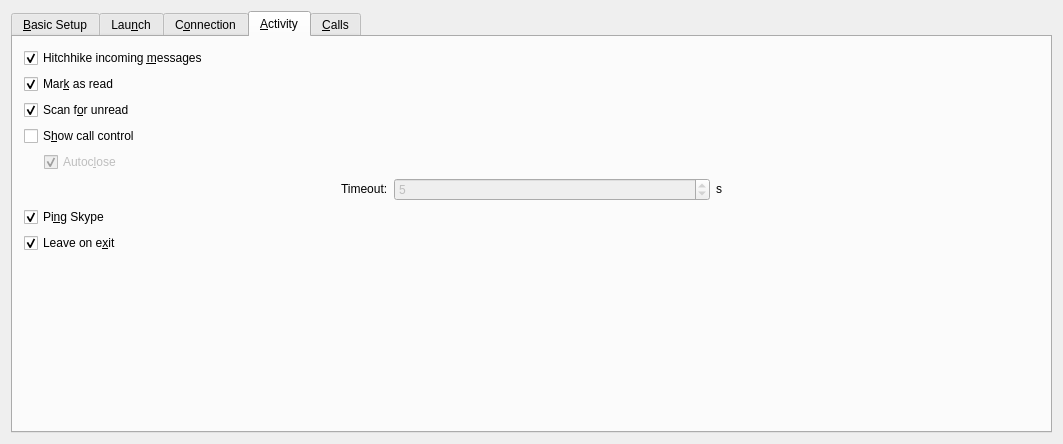
<ui version="4.0" >
 <class>SkypeEditAccountBase</class>
 <widget class="QWidget" name="SkypeEditAccountBase" >
  <property name="geometry" >
   <rect>
    <x>0</x>
    <y>0</y>
    <width>1063</width>
    <height>444</height>
   </rect>
  </property>
  <property name="sizePolicy" >
   <sizepolicy vsizetype="Expanding" hsizetype="Expanding" >
    <horstretch>0</horstretch>
    <verstretch>0</verstretch>
   </sizepolicy>
  </property>
  <property name="toolTip" >
   <string>If you have problems with arts and sound, you can use this to turn off arts for the call only. There are scripts duing this bundled with the kopete plugin (somewhere in you kde_folder/share/apps/kopete_skype) you can use.</string>
  </property>
  <layout class="QVBoxLayout" >
   <item>
    <widget class="QTabWidget" name="TabWidget" >
     <property name="sizePolicy" >
      <sizepolicy vsizetype="Minimum" hsizetype="Minimum" >
       <horstretch>0</horstretch>
       <verstretch>0</verstretch>
      </sizepolicy>
     </property>
     <property name="currentIndex" >
      <number>3</number>
     </property>
     <widget class="QWidget" name="tab" >
      <attribute name="title" >
       <string>&amp;Basic Setup</string>
      </attribute>
      <layout class="QVBoxLayout" >
       <item>
        <widget class="Q3GroupBox" name="groupBox1" >
         <property name="title" >
          <string>Account Information</string>
         </property>
         <layout class="QVBoxLayout" >
          <item>
           <layout class="QHBoxLayout" >
            <item>
             <widget class="QCheckBox" name="excludeCheck" >
              <property name="whatsThis" >
               <string>Check this if you do not want to connect with other protocols</string>
              </property>
              <property name="text" >
               <string>E&amp;xclude from connection</string>
              </property>
             </widget>
            </item>
            <item>
             <spacer name="spacer7" >
              <property name="orientation" >
               <enum>Qt::Horizontal</enum>
              </property>
              <property name="sizeType" >
               <enum>QSizePolicy::Expanding</enum>
              </property>
              <property name="sizeHint" stdset="0" >
               <size>
                <width>71</width>
                <height>20</height>
               </size>
              </property>
             </spacer>
            </item>
           </layout>
          </item>
         </layout>
        </widget>
       </item>
       <item>
        <widget class="Q3GroupBox" name="groupBox3" >
         <property name="title" >
          <string>Important Note</string>
         </property>
         <layout class="QVBoxLayout" >
          <item>
           <widget class="QLabel" name="textLabel3" >
            <property name="sizePolicy" >
             <sizepolicy vsizetype="Preferred" hsizetype="Preferred" >
              <horstretch>0</horstretch>
              <verstretch>0</verstretch>
             </sizepolicy>
            </property>
            <property name="frameShape" >
             <enum>QFrame::NoFrame</enum>
            </property>
            <property name="frameShadow" >
             <enum>QFrame::Plain</enum>
            </property>
            <property name="lineWidth" >
             <number>0</number>
            </property>
            <property name="text" >
             <string>&lt;p align="left">This is just a bridge to external running skype. This hase some consequences, like you need running instance of skype and thet only one skype account is possible&lt;/p></string>
            </property>
            <property name="textFormat" >
             <enum>Qt::AutoText</enum>
            </property>
            <property name="wordWrap" >
             <bool>false</bool>
            </property>
           </widget>
          </item>
         </layout>
        </widget>
       </item>
       <item>
        <spacer name="spacer10_2" >
         <property name="orientation" >
          <enum>Qt::Vertical</enum>
         </property>
         <property name="sizeType" >
          <enum>QSizePolicy::MinimumExpanding</enum>
         </property>
         <property name="sizeHint" stdset="0" >
          <size>
           <width>20</width>
           <height>0</height>
          </size>
         </property>
        </spacer>
       </item>
      </layout>
     </widget>
     <widget class="QWidget" name="TabPage" >
      <attribute name="title" >
       <string>Lau&amp;nch</string>
      </attribute>
      <layout class="QVBoxLayout" >
       <item>
        <widget class="Q3ButtonGroup" name="LaunchGroup" >
         <property name="whatsThis" >
          <string>You can set weather and when should kopete launch skype.</string>
         </property>
         <property name="title" >
          <string>Launch Skype</string>
         </property>
         <property name="selectedId" stdset="0" >
          <number>0</number>
         </property>
         <layout class="QVBoxLayout" >
          <item>
           <widget class="QRadioButton" name="LaunchNeededRadio" >
            <property name="text" >
             <string>When &amp;not running</string>
            </property>
            <property name="checked" >
             <bool>true</bool>
            </property>
           </widget>
          </item>
          <item>
           <widget class="QRadioButton" name="LaunchNeverRadio" >
            <property name="text" >
             <string>N&amp;ever</string>
            </property>
           </widget>
          </item>
         </layout>
        </widget>
       </item>
       <item>
        <layout class="QHBoxLayout" >
         <item>
          <widget class="QLabel" name="textLabel1" >
           <property name="text" >
            <string>Command:</string>
           </property>
           <property name="wordWrap" >
            <bool>false</bool>
           </property>
          </widget>
         </item>
         <item>
          <widget class="QLineEdit" name="CommandEdit" >
           <property name="text" >
            <string>skype</string>
           </property>
          </widget>
         </item>
        </layout>
       </item>
       <item>
        <layout class="QHBoxLayout" >
         <item>
          <widget class="QLabel" name="textLabel1_4" >
           <property name="text" >
            <string>Launch timeout:</string>
           </property>
           <property name="wordWrap" >
            <bool>false</bool>
           </property>
          </widget>
         </item>
         <item>
          <widget class="QSpinBox" name="LaunchSpin" >
           <property name="minimum" >
            <number>3</number>
           </property>
           <property name="maximum" >
            <number>60</number>
           </property>
           <property name="value" >
            <number>30</number>
           </property>
          </widget>
         </item>
         <item>
          <widget class="QLabel" name="textLabel2_3" >
           <property name="text" >
            <string>s</string>
           </property>
           <property name="wordWrap" >
            <bool>false</bool>
           </property>
          </widget>
         </item>
         <item>
          <spacer name="spacer23" >
           <property name="orientation" >
            <enum>Qt::Horizontal</enum>
           </property>
           <property name="sizeType" >
            <enum>QSizePolicy::Expanding</enum>
           </property>
           <property name="sizeHint" stdset="0" >
            <size>
             <width>151</width>
             <height>20</height>
            </size>
           </property>
          </spacer>
         </item>
        </layout>
       </item>
       <item>
        <widget class="QCheckBox" name="DBusCheck" >
         <property name="enabled" >
          <bool>false</bool>
         </property>
         <property name="toolTip" >
          <string>Launches DBus when not running</string>
         </property>
         <property name="whatsThis" >
          <string>This will start session DBus if connection is set to session and it is not running. The prefered way is to set it in startup script, thought, so this if off by default.</string>
         </property>
         <property name="text" >
          <string>Laun&amp;ch DBus</string>
         </property>
        </widget>
       </item>
       <item>
        <layout class="QHBoxLayout" >
         <item>
          <widget class="QLabel" name="textLabel2_4" >
           <property name="text" >
            <string>Wait before connect:</string>
           </property>
           <property name="wordWrap" >
            <bool>false</bool>
           </property>
          </widget>
         </item>
         <item>
          <widget class="QSpinBox" name="WaitSpin" >
           <property name="toolTip" >
            <string>trying</string>
           </property>
           <property name="whatsThis" >
            <string>trying</string>
           </property>
           <property name="minimum" >
            <number>0</number>
           </property>
           <property name="maximum" >
            <number>120</number>
           </property>
           <property name="value" >
            <number>10</number>
           </property>
          </widget>
         </item>
         <item>
          <widget class="QLabel" name="textLabel1_5" >
           <property name="text" >
            <string>s</string>
           </property>
           <property name="wordWrap" >
            <bool>false</bool>
           </property>
          </widget>
         </item>
         <item>
          <spacer name="spacer21" >
           <property name="orientation" >
            <enum>Qt::Horizontal</enum>
           </property>
           <property name="sizeType" >
            <enum>QSizePolicy::Expanding</enum>
           </property>
           <property name="sizeHint" stdset="0" >
            <size>
             <width>218</width>
             <height>20</height>
            </size>
           </property>
          </spacer>
         </item>
        </layout>
       </item>
       <item>
        <widget class="QLabel" name="textLabel2" >
         <property name="text" >
          <string>If you get error that Skype was not found and it is running, check instructions at http://www.skype.com/community/devzone/SkypeAPIforLinux.html or use session bus. (start skype with --use-session-dbus)</string>
         </property>
         <property name="alignment" >
          <set>Qt::AlignVCenter</set>
         </property>
         <property name="wordWrap" >
          <bool>true</bool>
         </property>
        </widget>
       </item>
       <item>
        <spacer name="spacer8" >
         <property name="orientation" >
          <enum>Qt::Vertical</enum>
         </property>
         <property name="sizeType" >
          <enum>QSizePolicy::Expanding</enum>
         </property>
         <property name="sizeHint" stdset="0" >
          <size>
           <width>20</width>
           <height>30</height>
          </size>
         </property>
        </spacer>
       </item>
      </layout>
     </widget>
     <widget class="QWidget" name="TabPage" >
      <attribute name="title" >
       <string>C&amp;onnection</string>
      </attribute>
      <layout class="QVBoxLayout" >
       <item>
        <widget class="Q3GroupBox" name="groupBox3_2" >
         <property name="whatsThis" >
          <string>Each application that wants to use skype must tell a name to it and user is asked weather to allow such application to access it.&lt;br>
By default, kopete provides kopete as its name, but if you suspect another application that it access skype with this name, you can set another and disallow applications that tries to log in as kopete.</string>
         </property>
         <property name="title" >
          <string>Authorization</string>
         </property>
         <layout class="QVBoxLayout" >
          <item>
           <widget class="QCheckBox" name="AuthorCheck" >
            <property name="text" >
             <string>&amp;Non-standard authorization</string>
            </property>
           </widget>
          </item>
          <item>
           <widget class="QLineEdit" name="AuthorEdit" >
            <property name="enabled" >
             <bool>false</bool>
            </property>
           </widget>
          </item>
         </layout>
        </widget>
       </item>
       <item>
        <widget class="Q3ButtonGroup" name="BusGroup" >
         <property name="toolTip" >
          <string>What bus do you want to use</string>
         </property>
         <property name="whatsThis" >
          <string>What bus do you want to use to connect to Skype.&lt;br>Session: Your own, other people can not get to that. (use --use-session-dbus to start skype on that bus).&lt;br>System: This one is shared by all people on the same computer. Oddly, this one is used by default by Skype.it.&lt;br>You have to use the same as uses Skype</string>
         </property>
         <property name="title" >
          <string>Bus</string>
         </property>
         <property name="selectedId" stdset="0" >
          <number>0</number>
         </property>
         <layout class="QHBoxLayout" >
          <item>
           <widget class="QRadioButton" name="radioButton4" >
            <property name="text" >
             <string>Sessi&amp;on</string>
            </property>
            <property name="checked" >
             <bool>true</bool>
            </property>
           </widget>
          </item>
          <item>
           <widget class="QRadioButton" name="radioButton5" >
            <property name="text" >
             <string>S&amp;ystem</string>
            </property>
           </widget>
          </item>
         </layout>
        </widget>
       </item>
       <item>
        <widget class="QLabel" name="textLabel1_2" >
         <property name="text" >
          <string>Note that Kopete will freeze while Skype asks you if it can let Kopete in. This is usual and if you allow it for ever (check that "Remember" checkbox on the Skype's dialog), it will not happen again.</string>
         </property>
         <property name="alignment" >
          <set>Qt::AlignVCenter</set>
         </property>
         <property name="wordWrap" >
          <bool>true</bool>
         </property>
        </widget>
       </item>
       <item>
        <spacer name="spacer7_2" >
         <property name="orientation" >
          <enum>Qt::Vertical</enum>
         </property>
         <property name="sizeType" >
          <enum>QSizePolicy::Expanding</enum>
         </property>
         <property name="sizeHint" stdset="0" >
          <size>
           <width>20</width>
           <height>50</height>
          </size>
         </property>
        </spacer>
       </item>
      </layout>
     </widget>
     <widget class="QWidget" name="TabPage" >
      <attribute name="title" >
       <string>&amp;Activity</string>
      </attribute>
      <layout class="QVBoxLayout" >
       <item>
        <widget class="QCheckBox" name="HitchCheck" >
         <property name="toolTip" >
          <string>Show all incoming messages</string>
         </property>
         <property name="whatsThis" >
          <string>This will show all skype incoming messages. If this is off, they are showed only if the message belongs to chat that is started by kopete.</string>
         </property>
         <property name="text" >
          <string>Hitchhike incoming &amp;messages</string>
         </property>
         <property name="checked" >
          <bool>true</bool>
         </property>
        </widget>
       </item>
       <item>
        <widget class="QCheckBox" name="MarkCheck" >
         <property name="toolTip" >
          <string>This will mark incoming messages as read so if you have Skype set up not to automatically pop-up chats, it will not flash that exclamation icon.</string>
         </property>
         <property name="text" >
          <string>Mar&amp;k as read</string>
         </property>
         <property name="checked" >
          <bool>true</bool>
         </property>
        </widget>
       </item>
       <item>
        <widget class="QCheckBox" name="ScanCheck" >
         <property name="whatsThis" >
          <string>If this is checked, Kopete will ask Skype on login, if it has any unshowed messages and show them. This is handy if you start Kopete later than Skype and Skype is configured not to show incoming messages.</string>
         </property>
         <property name="text" >
          <string>Scan f&amp;or unread</string>
         </property>
         <property name="checked" >
          <bool>true</bool>
         </property>
        </widget>
       </item>
       <item>
        <widget class="QCheckBox" name="CallCheck" >
         <property name="enabled" >
          <bool>true</bool>
         </property>
         <property name="acceptDrops" >
          <bool>false</bool>
         </property>
         <property name="toolTip" >
          <string>Show call control window for all cals</string>
         </property>
         <property name="whatsThis" >
          <string>This will show a call control window for every call (both incoming and outgoing). If it is off, you can call from Kopete, byt you have to control that call from Skype.</string>
         </property>
         <property name="text" >
          <string>S&amp;how call control</string>
         </property>
         <property name="checked" >
          <bool>false</bool>
         </property>
        </widget>
       </item>
       <item>
        <layout class="QHBoxLayout" >
         <item>
          <spacer name="spacer9" >
           <property name="orientation" >
            <enum>Qt::Horizontal</enum>
           </property>
           <property name="sizeType" >
            <enum>QSizePolicy::Fixed</enum>
           </property>
           <property name="sizeHint" stdset="0" >
            <size>
             <width>20</width>
             <height>20</height>
            </size>
           </property>
          </spacer>
         </item>
         <item>
          <widget class="QCheckBox" name="AutoCloseCallCheck" >
           <property name="enabled" >
            <bool>false</bool>
           </property>
           <property name="toolTip" >
            <string>Auto close the call control window</string>
           </property>
           <property name="whatsThis" >
            <string>This will close tha call control window automatically when the call finishes</string>
           </property>
           <property name="text" >
            <string>Autoc&amp;lose</string>
           </property>
           <property name="checkable" >
            <bool>true</bool>
           </property>
           <property name="checked" >
            <bool>true</bool>
           </property>
          </widget>
         </item>
         <item>
          <spacer name="spacer14" >
           <property name="orientation" >
            <enum>Qt::Horizontal</enum>
           </property>
           <property name="sizeType" >
            <enum>QSizePolicy::Expanding</enum>
           </property>
           <property name="sizeHint" stdset="0" >
            <size>
             <width>361</width>
             <height>20</height>
            </size>
           </property>
          </spacer>
         </item>
        </layout>
       </item>
       <item>
        <layout class="QHBoxLayout" >
         <item>
          <spacer name="spacer10" >
           <property name="orientation" >
            <enum>Qt::Horizontal</enum>
           </property>
           <property name="sizeType" >
            <enum>QSizePolicy::Expanding</enum>
           </property>
           <property name="sizeHint" stdset="0" >
            <size>
             <width>31</width>
             <height>20</height>
            </size>
           </property>
          </spacer>
         </item>
         <item>
          <widget class="QLabel" name="textLabel1_3" >
           <property name="sizePolicy" >
            <sizepolicy vsizetype="Fixed" hsizetype="Preferred" >
             <horstretch>0</horstretch>
             <verstretch>0</verstretch>
            </sizepolicy>
           </property>
           <property name="text" >
            <string>Timeout:</string>
           </property>
           <property name="wordWrap" >
            <bool>false</bool>
           </property>
          </widget>
         </item>
         <item>
          <widget class="QSpinBox" name="CloseTimeoutSpin" >
           <property name="enabled" >
            <bool>false</bool>
           </property>
           <property name="sizePolicy" >
            <sizepolicy vsizetype="Fixed" hsizetype="Expanding" >
             <horstretch>0</horstretch>
             <verstretch>0</verstretch>
            </sizepolicy>
           </property>
           <property name="minimum" >
            <number>1</number>
           </property>
           <property name="maximum" >
            <number>120</number>
           </property>
           <property name="value" >
            <number>5</number>
           </property>
          </widget>
         </item>
         <item>
          <widget class="QLabel" name="textLabel2_2" >
           <property name="sizePolicy" >
            <sizepolicy vsizetype="Fixed" hsizetype="Preferred" >
             <horstretch>0</horstretch>
             <verstretch>0</verstretch>
            </sizepolicy>
           </property>
           <property name="text" >
            <string>s</string>
           </property>
           <property name="wordWrap" >
            <bool>false</bool>
           </property>
          </widget>
         </item>
         <item>
          <spacer name="spacer12" >
           <property name="orientation" >
            <enum>Qt::Horizontal</enum>
           </property>
           <property name="sizeType" >
            <enum>QSizePolicy::Expanding</enum>
           </property>
           <property name="sizeHint" stdset="0" >
            <size>
             <width>301</width>
             <height>20</height>
            </size>
           </property>
          </spacer>
         </item>
        </layout>
       </item>
       <item>
        <widget class="QCheckBox" name="PingsCheck" >
         <property name="toolTip" >
          <string>If this is enabled, Kopete keeps track of wether the Skype is running.</string>
         </property>
         <property name="whatsThis" >
          <string>This keeps track of wether Skype is running. Turning this off makes only sence it you're trying to get some not-flooded debug output.</string>
         </property>
         <property name="text" >
          <string>Pi&amp;ng Skype</string>
         </property>
         <property name="checked" >
          <bool>true</bool>
         </property>
        </widget>
       </item>
       <item>
        <widget class="QCheckBox" name="LeaveCheck" >
         <property name="toolTip" >
          <string>Leave a chat on window exit</string>
         </property>
         <property name="whatsThis" >
          <string>Leave a chat when it's chat window is closed. Makes difference only with multi-user chats, if it is unchecked, you will continue receiving messages from that chat even after closing the window.</string>
         </property>
         <property name="text" >
          <string>Leave on e&amp;xit</string>
         </property>
         <property name="checked" >
          <bool>true</bool>
         </property>
        </widget>
       </item>
       <item>
        <spacer name="spacer13" >
         <property name="orientation" >
          <enum>Qt::Vertical</enum>
         </property>
         <property name="sizeType" >
          <enum>QSizePolicy::Expanding</enum>
         </property>
         <property name="sizeHint" stdset="0" >
          <size>
           <width>20</width>
           <height>70</height>
          </size>
         </property>
        </spacer>
       </item>
      </layout>
     </widget>
     <widget class="QWidget" name="TabPage" >
      <attribute name="title" >
       <string>&amp;Calls</string>
      </attribute>
      <layout class="QVBoxLayout" >
       <item>
        <widget class="QCheckBox" name="StartCallCommandCheck" >
         <property name="text" >
          <string>E&amp;xecute before call</string>
         </property>
        </widget>
       </item>
       <item>
        <layout class="QHBoxLayout" >
         <item>
          <spacer name="spacer12_2" >
           <property name="orientation" >
            <enum>Qt::Horizontal</enum>
           </property>
           <property name="sizeType" >
            <enum>QSizePolicy::Fixed</enum>
           </property>
           <property name="sizeHint" stdset="0" >
            <size>
             <width>20</width>
             <height>20</height>
            </size>
           </property>
          </spacer>
         </item>
         <item>
          <widget class="QLineEdit" name="StartCallCommandEdit" >
           <property name="enabled" >
            <bool>false</bool>
           </property>
          </widget>
         </item>
        </layout>
       </item>
       <item>
        <layout class="QHBoxLayout" >
         <item>
          <spacer name="spacer13_2" >
           <property name="orientation" >
            <enum>Qt::Horizontal</enum>
           </property>
           <property name="sizeType" >
            <enum>QSizePolicy::Fixed</enum>
           </property>
           <property name="sizeHint" stdset="0" >
            <size>
             <width>20</width>
             <height>20</height>
            </size>
           </property>
          </spacer>
         </item>
         <item>
          <widget class="QCheckBox" name="WaitForStartCallCommandCheck" >
           <property name="enabled" >
            <bool>false</bool>
           </property>
           <property name="toolTip" >
            <string>This will wait before making/accepting the call for the command to finish</string>
           </property>
           <property name="whatsThis" >
            <string>This will wait for the command to finish before accepting/making the call.&lt;br>
Note that it will freeze kopete for the time.</string>
           </property>
           <property name="text" >
            <string>Wait for fi&amp;nish</string>
           </property>
          </widget>
         </item>
        </layout>
       </item>
       <item>
        <widget class="QCheckBox" name="EndCallCommandCheck" >
         <property name="text" >
          <string>Execute after call</string>
         </property>
         <property name="shortcut" >
          <string/>
         </property>
        </widget>
       </item>
       <item>
        <layout class="QHBoxLayout" >
         <item>
          <spacer name="spacer14_2" >
           <property name="orientation" >
            <enum>Qt::Horizontal</enum>
           </property>
           <property name="sizeType" >
            <enum>QSizePolicy::Fixed</enum>
           </property>
           <property name="sizeHint" stdset="0" >
            <size>
             <width>20</width>
             <height>20</height>
            </size>
           </property>
          </spacer>
         </item>
         <item>
          <widget class="QLineEdit" name="EndCallCommandEdit" >
           <property name="enabled" >
            <bool>false</bool>
           </property>
          </widget>
         </item>
        </layout>
       </item>
       <item>
        <layout class="QHBoxLayout" >
         <item>
          <spacer name="spacer15" >
           <property name="orientation" >
            <enum>Qt::Horizontal</enum>
           </property>
           <property name="sizeType" >
            <enum>QSizePolicy::Fixed</enum>
           </property>
           <property name="sizeHint" stdset="0" >
            <size>
             <width>20</width>
             <height>20</height>
            </size>
           </property>
          </spacer>
         </item>
         <item>
          <widget class="QCheckBox" name="OnlyLastCallCommandCheck" >
           <property name="enabled" >
            <bool>false</bool>
           </property>
           <property name="toolTip" >
            <string>Ususally makes no difference, just when there are some other calls on hold, it is executend only for the last ended one.</string>
           </property>
           <property name="text" >
            <string>Onl&amp;y for last call</string>
           </property>
          </widget>
         </item>
        </layout>
       </item>
       <item>
        <widget class="QCheckBox" name="IncomingCommandCheck" >
         <property name="text" >
          <string>Execute on inco&amp;ming call</string>
         </property>
        </widget>
       </item>
       <item>
        <layout class="QHBoxLayout" >
         <item>
          <spacer name="spacer15_2" >
           <property name="orientation" >
            <enum>Qt::Horizontal</enum>
           </property>
           <property name="sizeType" >
            <enum>QSizePolicy::Fixed</enum>
           </property>
           <property name="sizeHint" stdset="0" >
            <size>
             <width>20</width>
             <height>20</height>
            </size>
           </property>
          </spacer>
         </item>
         <item>
          <widget class="QLineEdit" name="IncomingCommandEdit" >
           <property name="enabled" >
            <bool>false</bool>
           </property>
          </widget>
         </item>
        </layout>
       </item>
       <item>
        <widget class="QLabel" name="textLabel1_6" >
         <property name="text" >
          <string>If you have problems with arts while calling, you can use this to turn off arts for the call (I bundled scripts doing that, somewhere in kde_folder/share/apps/kopete_skype, names call_start and call_end)</string>
         </property>
         <property name="alignment" >
          <set>Qt::AlignVCenter</set>
         </property>
         <property name="wordWrap" >
          <bool>true</bool>
         </property>
        </widget>
       </item>
       <item>
        <spacer name="spacer16" >
         <property name="orientation" >
          <enum>Qt::Vertical</enum>
         </property>
         <property name="sizeType" >
          <enum>QSizePolicy::Expanding</enum>
         </property>
         <property name="sizeHint" stdset="0" >
          <size>
           <width>21</width>
           <height>20</height>
          </size>
         </property>
        </spacer>
       </item>
      </layout>
     </widget>
    </widget>
   </item>
  </layout>
 </widget>
 <layoutdefault spacing="6" margin="11" />
 <pixmapfunction>qPixmapFromMimeSource</pixmapfunction>
 <customwidgets>
  <customwidget>
   <class>Q3GroupBox</class>
   <extends>QGroupBox</extends>
   <header>Qt3Support/Q3GroupBox</header>
   <container>1</container>
  </customwidget>
  <customwidget>
   <class>Q3ButtonGroup</class>
   <extends>Q3GroupBox</extends>
   <header>Qt3Support/Q3ButtonGroup</header>
   <container>1</container>
  </customwidget>
 </customwidgets>
 <resources/>
 <connections>
  <connection>
   <sender>AuthorCheck</sender>
   <signal>toggled(bool)</signal>
   <receiver>AuthorEdit</receiver>
   <slot>setEnabled(bool)</slot>
   <hints>
    <hint type="sourcelabel" >
     <x>20</x>
     <y>20</y>
    </hint>
    <hint type="destinationlabel" >
     <x>20</x>
     <y>20</y>
    </hint>
   </hints>
  </connection>
  <connection>
   <sender>CallCheck</sender>
   <signal>toggled(bool)</signal>
   <receiver>AutoCloseCallCheck</receiver>
   <slot>setEnabled(bool)</slot>
   <hints>
    <hint type="sourcelabel" >
     <x>20</x>
     <y>20</y>
    </hint>
    <hint type="destinationlabel" >
     <x>20</x>
     <y>20</y>
    </hint>
   </hints>
  </connection>
  <connection>
   <sender>AutoCloseCallCheck</sender>
   <signal>toggled(bool)</signal>
   <receiver>CloseTimeoutSpin</receiver>
   <slot>setEnabled(bool)</slot>
   <hints>
    <hint type="sourcelabel" >
     <x>20</x>
     <y>20</y>
    </hint>
    <hint type="destinationlabel" >
     <x>20</x>
     <y>20</y>
    </hint>
   </hints>
  </connection>
  <connection>
   <sender>CallCheck</sender>
   <signal>toggled(bool)</signal>
   <receiver>AutoCloseCallCheck</receiver>
   <slot>setChecked(bool)</slot>
   <hints>
    <hint type="sourcelabel" >
     <x>20</x>
     <y>20</y>
    </hint>
    <hint type="destinationlabel" >
     <x>20</x>
     <y>20</y>
    </hint>
   </hints>
  </connection>
  <connection>
   <sender>StartCallCommandCheck</sender>
   <signal>toggled(bool)</signal>
   <receiver>StartCallCommandEdit</receiver>
   <slot>setEnabled(bool)</slot>
   <hints>
    <hint type="sourcelabel" >
     <x>20</x>
     <y>20</y>
    </hint>
    <hint type="destinationlabel" >
     <x>20</x>
     <y>20</y>
    </hint>
   </hints>
  </connection>
  <connection>
   <sender>StartCallCommandCheck</sender>
   <signal>toggled(bool)</signal>
   <receiver>WaitForStartCallCommandCheck</receiver>
   <slot>setEnabled(bool)</slot>
   <hints>
    <hint type="sourcelabel" >
     <x>20</x>
     <y>20</y>
    </hint>
    <hint type="destinationlabel" >
     <x>20</x>
     <y>20</y>
    </hint>
   </hints>
  </connection>
  <connection>
   <sender>EndCallCommandCheck</sender>
   <signal>toggled(bool)</signal>
   <receiver>EndCallCommandEdit</receiver>
   <slot>setEnabled(bool)</slot>
   <hints>
    <hint type="sourcelabel" >
     <x>20</x>
     <y>20</y>
    </hint>
    <hint type="destinationlabel" >
     <x>20</x>
     <y>20</y>
    </hint>
   </hints>
  </connection>
  <connection>
   <sender>EndCallCommandCheck</sender>
   <signal>toggled(bool)</signal>
   <receiver>OnlyLastCallCommandCheck</receiver>
   <slot>setEnabled(bool)</slot>
   <hints>
    <hint type="sourcelabel" >
     <x>20</x>
     <y>20</y>
    </hint>
    <hint type="destinationlabel" >
     <x>20</x>
     <y>20</y>
    </hint>
   </hints>
  </connection>
  <connection>
   <sender>IncomingCommandCheck</sender>
   <signal>toggled(bool)</signal>
   <receiver>IncomingCommandEdit</receiver>
   <slot>setEnabled(bool)</slot>
   <hints>
    <hint type="sourcelabel" >
     <x>20</x>
     <y>20</y>
    </hint>
    <hint type="destinationlabel" >
     <x>20</x>
     <y>20</y>
    </hint>
   </hints>
  </connection>
 </connections>
</ui>
